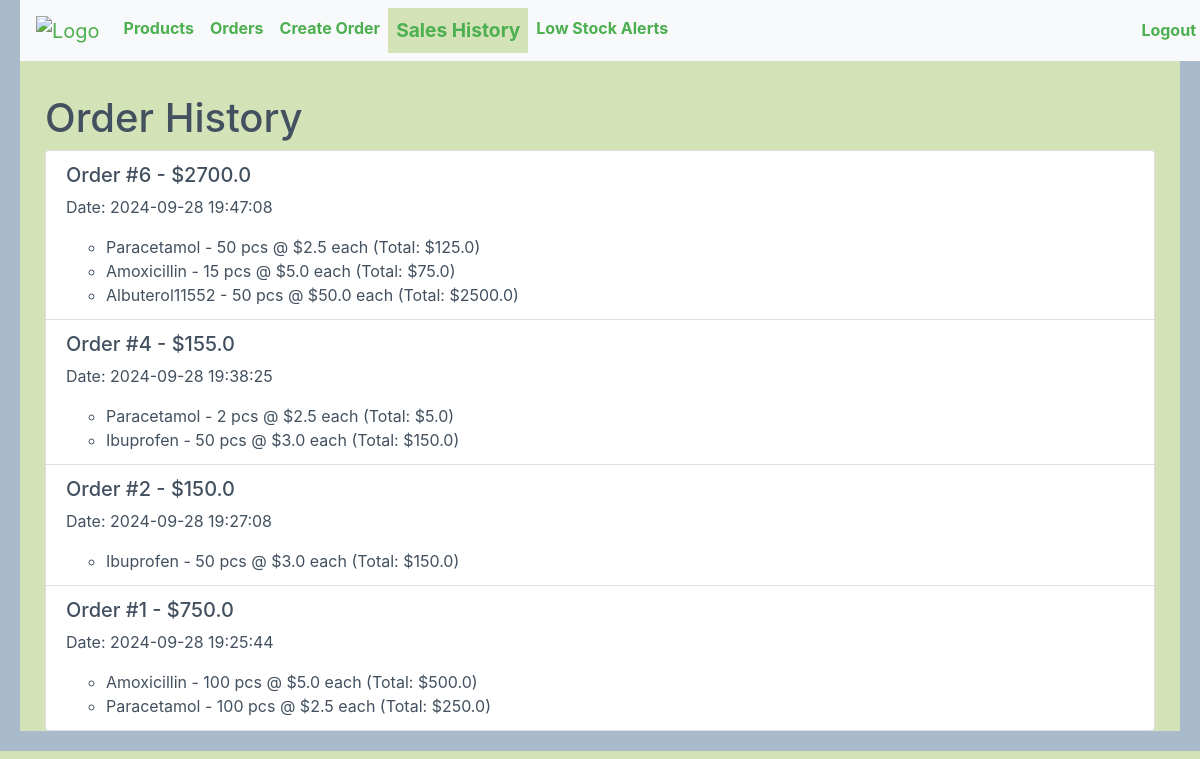
/sales_history (signed in), run on the app's committed database.
### app/models.py (models this page shows)
class Order(db.Model):
    id = db.Column(db.Integer, primary_key=True)
    user_id = db.Column(db.Integer, db.ForeignKey('user.id'), nullable=False)
    total_price = db.Column(db.Float, nullable=False)
    timestamp = db.Column(db.DateTime, nullable=False, default=datetime.utcnow)
    order_items = db.relationship('OrderItem', backref='order', lazy=True)

class OrderItem(db.Model):
    id = db.Column(db.Integer, primary_key=True)
    order_id = db.Column(db.Integer, db.ForeignKey('order.id'), nullable=False)
    product_id = db.Column(db.Integer, db.ForeignKey('product.id'), nullable=False)
    quantity = db.Column(db.Integer, nullable=False)
    total_price = db.Column(db.Float, nullable=False)

class Product(db.Model):
    id = db.Column(db.Integer, primary_key=True)
    name = db.Column(db.String(100), nullable=False)
    description = db.Column(db.String(200), nullable=False)
    quantity = db.Column(db.Integer, nullable=False)
    price = db.Column(db.Float, nullable=False)
    order_Items = db.relationship('OrderItem', backref='product' , cascade='all, delete')

### app/routes.py (the view)
@app.route('/sales_history')
@login_required
def sales_history():
    orders = Order.query.filter_by(user_id=session['user_id']).order_by(Order.timestamp.desc()).all()
    return render_template('sales_history.html', orders=orders)

### app/routes.py (called while the page is built)
def login_required(f):
    @wraps(f)
    def decorated_function(*args, **kwargs):
        if 'user_id' not in session:
            flash('You need to be logged in to access this page.')
            return redirect(url_for('login'))
        return f(*args, **kwargs)
    return decorated_function

### app/templates/sales_history.html
{% extends 'base.html' %}
{% block content %}
<h1>Order History</h1>
{% if orders %}
<ul class="list-group">
    {% for order in orders %}
    <li class="list-group-item">
        <h5>Order #{{ order.id }} - ${{ order.total_price }}</h5>
        <p>Date: {{ order.timestamp.strftime('%Y-%m-%d %H:%M:%S') }}</p>
        <ul>
            {% for item in order.order_items %}
            <li>{{ item.product.name }} - {{ item.quantity }} pcs @ ${{ item.product.price }} each (Total: ${{ item.total_price }})</li>
            {% endfor %}
        </ul>
    </li>
    {% endfor %}
</ul>
{% else %}
<p>No orders found.</p>
{% endif %}
{% endblock %}

### app/templates/base.html (style rules this page uses)
body { background-color: #D3E3B7; color: #42505f; border: 20px solid #a9bacb; }

### data on the page
Order: id "6", total_price "2700.0", timestamp "2024-09-28 19:47:08"
OrderItem: product.name "Paracetamol", quantity "50", product.price "2.5", total_price "125.0"
OrderItem: product.name "Amoxicillin", quantity "15", product.price "5.0", total_price "75.0"
OrderItem: product.name "Albuterol11552", quantity "50", product.price "50.0", total_price "2500.0"
Order: id "4", total_price "155.0", timestamp "2024-09-28 19:38:25"
OrderItem: product.name "Paracetamol", quantity "2", product.price "2.5", total_price "5.0"
OrderItem: product.name "Ibuprofen", quantity "50", product.price "3.0", total_price "150.0"
Order: id "2", total_price "150.0", timestamp "2024-09-28 19:27:08"
OrderItem: product.name "Ibuprofen", quantity "50", product.price "3.0", total_price "150.0"
Order: id "1", total_price "750.0", timestamp "2024-09-28 19:25:44"
OrderItem: product.name "Amoxicillin", quantity "100", product.price "5.0", total_price "500.0"
OrderItem: product.name "Paracetamol", quantity "100", product.price "2.5", total_price "250.0"
